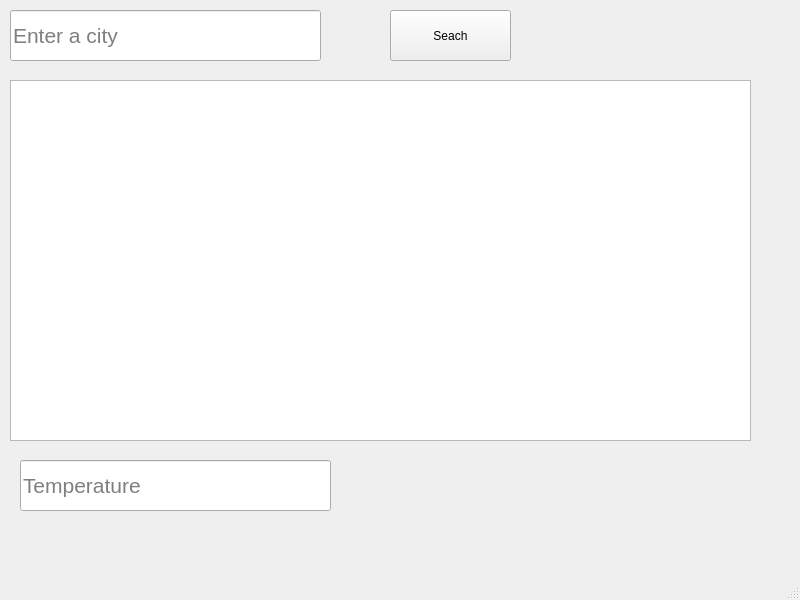
<?xml version="1.0" encoding="UTF-8"?>
<ui version="4.0">
 <class>WeatherForecast</class>
 <widget class="QMainWindow" name="WeatherForecast">
  <property name="geometry">
   <rect>
    <x>0</x>
    <y>0</y>
    <width>800</width>
    <height>600</height>
   </rect>
  </property>
  <property name="windowTitle">
   <string>WeatherForecast</string>
  </property>
  <widget class="QWidget" name="centralwidget">
   <widget class="QLineEdit" name="lineEdit">
    <property name="geometry">
     <rect>
      <x>10</x>
      <y>10</y>
      <width>311</width>
      <height>51</height>
     </rect>
    </property>
    <property name="font">
     <font>
      <pointsize>16</pointsize>
     </font>
    </property>
    <property name="toolTip">
     <string>meow</string>
    </property>
    <property name="toolTipDuration">
     <number>-3</number>
    </property>
    <property name="placeholderText">
     <string>Enter a city</string>
    </property>
   </widget>
   <widget class="QPushButton" name="pushButton">
    <property name="geometry">
     <rect>
      <x>390</x>
      <y>10</y>
      <width>121</width>
      <height>51</height>
     </rect>
    </property>
    <property name="text">
     <string>Seach</string>
    </property>
   </widget>
   <widget class="QLineEdit" name="temperature">
    <property name="geometry">
     <rect>
      <x>20</x>
      <y>460</y>
      <width>311</width>
      <height>51</height>
     </rect>
    </property>
    <property name="font">
     <font>
      <pointsize>16</pointsize>
     </font>
    </property>
    <property name="placeholderText">
     <string>Temperature</string>
    </property>
   </widget>
   <widget class="QListWidget" name="listWidget">
    <property name="geometry">
     <rect>
      <x>10</x>
      <y>80</y>
      <width>741</width>
      <height>361</height>
     </rect>
    </property>
    <property name="font">
     <font>
      <pointsize>16</pointsize>
     </font>
    </property>
   </widget>
  </widget>
  <widget class="QMenuBar" name="menubar">
   <property name="geometry">
    <rect>
     <x>0</x>
     <y>0</y>
     <width>800</width>
     <height>25</height>
    </rect>
   </property>
  </widget>
  <widget class="QStatusBar" name="statusbar"/>
 </widget>
 <resources/>
 <connections/>
</ui>
